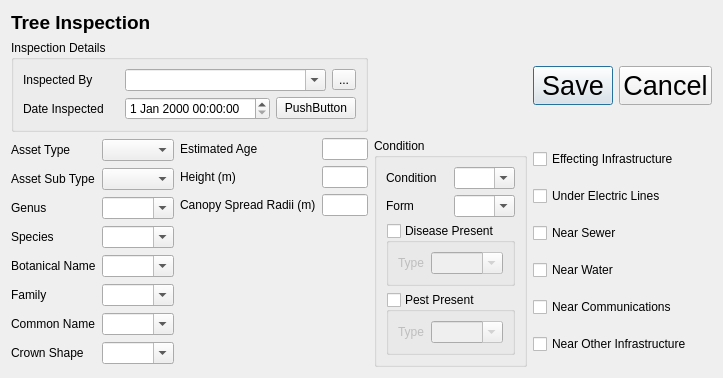
<?xml version="1.0" encoding="UTF-8"?>
<ui version="4.0">
 <class>Dialog</class>
 <widget class="QDialog" name="Dialog">
  <property name="geometry">
   <rect>
    <x>0</x>
    <y>0</y>
    <width>723</width>
    <height>347</height>
   </rect>
  </property>
  <property name="windowTitle">
   <string>Dialog</string>
  </property>
  <layout class="QGridLayout" name="gridLayout">
   <item row="0" column="0">
    <widget class="QLabel" name="label_3">
     <property name="text">
      <string>&lt;!DOCTYPE HTML PUBLIC &quot;-//W3C//DTD HTML 4.0//EN&quot; &quot;http://www.w3.org/TR/REC-html40/strict.dtd&quot;&gt;
&lt;html&gt;&lt;head&gt;&lt;meta name=&quot;qrichtext&quot; content=&quot;1&quot; /&gt;&lt;style type=&quot;text/css&quot;&gt;
p, li { white-space: pre-wrap; }
&lt;/style&gt;&lt;/head&gt;&lt;body style=&quot; font-family:'MS Shell Dlg 2'; font-size:8.25pt; font-weight:400; font-style:normal;&quot;&gt;
&lt;p style=&quot; margin-top:0px; margin-bottom:0px; margin-left:0px; margin-right:0px; -qt-block-indent:0; text-indent:0px;&quot;&gt;&lt;span style=&quot; font-size:14pt; font-weight:600;&quot;&gt;Tree Inspection&lt;/span&gt;&lt;/p&gt;&lt;/body&gt;&lt;/html&gt;</string>
     </property>
    </widget>
   </item>
   <item row="1" column="0" colspan="2">
    <widget class="QGroupBox" name="groupBox_10">
     <property name="sizePolicy">
      <sizepolicy hsizetype="Preferred" vsizetype="Fixed">
       <horstretch>0</horstretch>
       <verstretch>0</verstretch>
      </sizepolicy>
     </property>
     <property name="title">
      <string>Inspection Details</string>
     </property>
     <property name="checkable">
      <bool>false</bool>
     </property>
     <layout class="QGridLayout" name="gridLayout_3">
      <item row="0" column="0">
       <widget class="QLabel" name="Inspected_By_label">
        <property name="text">
         <string>Inspected By</string>
        </property>
       </widget>
      </item>
      <item row="0" column="1">
       <layout class="QHBoxLayout" name="horizontalLayout_2">
        <item>
         <widget class="QComboBox" name="Inspected_By">
          <property name="editable">
           <bool>true</bool>
          </property>
          <property name="sizeAdjustPolicy">
           <enum>QComboBox::AdjustToMinimumContentsLength</enum>
          </property>
          <property name="mandatory" stdset="0">
           <bool>true</bool>
          </property>
         </widget>
        </item>
        <item>
         <widget class="QToolButton" name="Inspected_By_save">
          <property name="text">
           <string>...</string>
          </property>
         </widget>
        </item>
       </layout>
      </item>
      <item row="1" column="0">
       <widget class="QLabel" name="DateInspected_label">
        <property name="text">
         <string>Date Inspected</string>
        </property>
       </widget>
      </item>
      <item row="1" column="1">
       <layout class="QHBoxLayout" name="horizontalLayout">
        <item>
         <widget class="QDateTimeEdit" name="DateInspected">
          <property name="mandatory" stdset="0">
           <bool>true</bool>
          </property>
         </widget>
        </item>
        <item>
         <widget class="QPushButton" name="DateInspected_pick">
          <property name="text">
           <string>PushButton</string>
          </property>
         </widget>
        </item>
       </layout>
      </item>
     </layout>
    </widget>
   </item>
   <item row="1" column="3">
    <widget class="QDialogButtonBox" name="buttonBox">
     <property name="layoutDirection">
      <enum>Qt::LeftToRight</enum>
     </property>
     <property name="autoFillBackground">
      <bool>false</bool>
     </property>
     <property name="styleSheet">
      <string notr="true">font: 75 20pt;</string>
     </property>
     <property name="orientation">
      <enum>Qt::Horizontal</enum>
     </property>
     <property name="standardButtons">
      <set>QDialogButtonBox::Cancel|QDialogButtonBox::Save</set>
     </property>
     <property name="centerButtons">
      <bool>false</bool>
     </property>
    </widget>
   </item>
   <item row="2" column="0">
    <layout class="QGridLayout" name="gridLayout_7">
     <item row="0" column="0">
      <widget class="QLabel" name="Asset_Type_label">
       <property name="text">
        <string>Asset Type</string>
       </property>
      </widget>
     </item>
     <item row="0" column="1">
      <widget class="QComboBox" name="Asset_Type">
       <property name="editable">
        <bool>false</bool>
       </property>
       <property name="currentIndex">
        <number>-1</number>
       </property>
       <property name="mandatory" stdset="0">
        <bool>true</bool>
       </property>
      </widget>
     </item>
     <item row="1" column="0">
      <widget class="QLabel" name="label_67">
       <property name="text">
        <string>Asset Sub Type</string>
       </property>
      </widget>
     </item>
     <item row="1" column="1">
      <widget class="QComboBox" name="Asset_Sub_Type">
       <property name="editable">
        <bool>false</bool>
       </property>
      </widget>
     </item>
     <item row="2" column="0">
      <widget class="QLabel" name="label_69">
       <property name="text">
        <string>Genus</string>
       </property>
      </widget>
     </item>
     <item row="2" column="1">
      <widget class="QComboBox" name="Genus">
       <property name="editable">
        <bool>true</bool>
       </property>
      </widget>
     </item>
     <item row="3" column="0">
      <widget class="QLabel" name="Species_label">
       <property name="text">
        <string>Species</string>
       </property>
      </widget>
     </item>
     <item row="3" column="1">
      <widget class="QComboBox" name="Species">
       <property name="editable">
        <bool>true</bool>
       </property>
      </widget>
     </item>
     <item row="4" column="0">
      <widget class="QLabel" name="label_70">
       <property name="text">
        <string>Botanical Name</string>
       </property>
      </widget>
     </item>
     <item row="4" column="1">
      <widget class="QComboBox" name="Botanical_Name">
       <property name="editable">
        <bool>true</bool>
       </property>
      </widget>
     </item>
     <item row="5" column="0">
      <widget class="QLabel" name="label_71">
       <property name="text">
        <string>Family</string>
       </property>
      </widget>
     </item>
     <item row="5" column="1">
      <widget class="QComboBox" name="Family">
       <property name="editable">
        <bool>true</bool>
       </property>
      </widget>
     </item>
     <item row="6" column="0">
      <widget class="QLabel" name="label_72">
       <property name="text">
        <string>Common Name</string>
       </property>
      </widget>
     </item>
     <item row="6" column="1">
      <widget class="QComboBox" name="Common_Name">
       <property name="editable">
        <bool>true</bool>
       </property>
      </widget>
     </item>
     <item row="7" column="0">
      <widget class="QLabel" name="label_73">
       <property name="text">
        <string>Crown Shape</string>
       </property>
      </widget>
     </item>
     <item row="7" column="1">
      <widget class="QComboBox" name="Crown_Shape">
       <property name="editable">
        <bool>true</bool>
       </property>
      </widget>
     </item>
    </layout>
   </item>
   <item row="2" column="1">
    <layout class="QFormLayout" name="formLayout_3">
     <property name="fieldGrowthPolicy">
      <enum>QFormLayout::AllNonFixedFieldsGrow</enum>
     </property>
     <item row="0" column="0">
      <widget class="QLabel" name="label_109">
       <property name="text">
        <string>Estimated Age</string>
       </property>
      </widget>
     </item>
     <item row="0" column="1">
      <widget class="QLineEdit" name="Estimated_Age">
       <property name="text">
        <string/>
       </property>
      </widget>
     </item>
     <item row="1" column="0">
      <widget class="QLabel" name="label_108">
       <property name="cursor">
        <cursorShape>ArrowCursor</cursorShape>
       </property>
       <property name="text">
        <string>Height (m)</string>
       </property>
       <property name="textFormat">
        <enum>Qt::AutoText</enum>
       </property>
       <property name="scaledContents">
        <bool>false</bool>
       </property>
       <property name="openExternalLinks">
        <bool>false</bool>
       </property>
       <property name="buddy">
        <cstring></cstring>
       </property>
      </widget>
     </item>
     <item row="1" column="1">
      <widget class="QLineEdit" name="Height">
       <property name="text">
        <string/>
       </property>
      </widget>
     </item>
     <item row="2" column="0">
      <widget class="QLabel" name="label_107">
       <property name="text">
        <string>Canopy Spread Radii (m)</string>
       </property>
      </widget>
     </item>
     <item row="2" column="1">
      <widget class="QLineEdit" name="Canopy_Width"/>
     </item>
    </layout>
   </item>
   <item row="2" column="2">
    <widget class="QGroupBox" name="groupBox_9">
     <property name="title">
      <string>Condition</string>
     </property>
     <property name="checkable">
      <bool>false</bool>
     </property>
     <layout class="QGridLayout" name="gridLayout_2">
      <item row="0" column="0">
       <widget class="QLabel" name="Condition_label">
        <property name="text">
         <string>Condition</string>
        </property>
       </widget>
      </item>
      <item row="0" column="1">
       <widget class="QComboBox" name="Condition">
        <property name="editable">
         <bool>true</bool>
        </property>
        <item>
         <property name="text">
          <string/>
         </property>
        </item>
        <item>
         <property name="text">
          <string>1</string>
         </property>
        </item>
        <item>
         <property name="text">
          <string>2</string>
         </property>
        </item>
        <item>
         <property name="text">
          <string>3</string>
         </property>
        </item>
        <item>
         <property name="text">
          <string>4</string>
         </property>
        </item>
        <item>
         <property name="text">
          <string>5</string>
         </property>
        </item>
       </widget>
      </item>
      <item row="1" column="0">
       <widget class="QLabel" name="label_110">
        <property name="text">
         <string>Form</string>
        </property>
       </widget>
      </item>
      <item row="1" column="1">
       <widget class="QComboBox" name="Form">
        <property name="editable">
         <bool>true</bool>
        </property>
        <item>
         <property name="text">
          <string/>
         </property>
        </item>
        <item>
         <property name="text">
          <string>Good</string>
         </property>
        </item>
        <item>
         <property name="text">
          <string>Fair</string>
         </property>
        </item>
        <item>
         <property name="text">
          <string>Poor</string>
         </property>
        </item>
       </widget>
      </item>
      <item row="2" column="0" colspan="2">
       <widget class="QGroupBox" name="Diseased">
        <property name="title">
         <string>Disease Present</string>
        </property>
        <property name="flat">
         <bool>true</bool>
        </property>
        <property name="checkable">
         <bool>true</bool>
        </property>
        <property name="checked">
         <bool>false</bool>
        </property>
        <layout class="QFormLayout" name="formLayout">
         <property name="fieldGrowthPolicy">
          <enum>QFormLayout::AllNonFixedFieldsGrow</enum>
         </property>
         <item row="1" column="0">
          <widget class="QLabel" name="label_79">
           <property name="text">
            <string>Type</string>
           </property>
          </widget>
         </item>
         <item row="1" column="1">
          <widget class="QComboBox" name="Disease_Type">
           <property name="editable">
            <bool>true</bool>
           </property>
          </widget>
         </item>
        </layout>
       </widget>
      </item>
      <item row="3" column="0" colspan="2">
       <widget class="QGroupBox" name="Pests">
        <property name="title">
         <string>Pest Present</string>
        </property>
        <property name="flat">
         <bool>true</bool>
        </property>
        <property name="checkable">
         <bool>true</bool>
        </property>
        <property name="checked">
         <bool>false</bool>
        </property>
        <layout class="QGridLayout" name="gridLayout_5">
         <item row="0" column="0">
          <widget class="QLabel" name="label_80">
           <property name="text">
            <string>Type</string>
           </property>
          </widget>
         </item>
         <item row="0" column="1">
          <widget class="QComboBox" name="Pest_Type">
           <property name="editable">
            <bool>true</bool>
           </property>
          </widget>
         </item>
        </layout>
       </widget>
      </item>
     </layout>
    </widget>
   </item>
   <item row="2" column="3">
    <layout class="QGridLayout" name="gridLayout_6">
     <item row="0" column="0">
      <widget class="QCheckBox" name="Effecting_Infrastructure">
       <property name="text">
        <string>Effecting Infrastructure</string>
       </property>
      </widget>
     </item>
     <item row="1" column="0">
      <widget class="QCheckBox" name="Under_Electric_Lines">
       <property name="text">
        <string>Under Electric Lines</string>
       </property>
      </widget>
     </item>
     <item row="2" column="0">
      <widget class="QCheckBox" name="Near_Sewer">
       <property name="text">
        <string>Near Sewer</string>
       </property>
      </widget>
     </item>
     <item row="3" column="0">
      <widget class="QCheckBox" name="Near_Water">
       <property name="text">
        <string>Near Water</string>
       </property>
      </widget>
     </item>
     <item row="4" column="0">
      <widget class="QCheckBox" name="Near_Communications">
       <property name="text">
        <string>Near Communications</string>
       </property>
      </widget>
     </item>
     <item row="5" column="0">
      <widget class="QCheckBox" name="Near_Other_Infrastructure">
       <property name="text">
        <string>Near Other Infrastructure</string>
       </property>
      </widget>
     </item>
    </layout>
   </item>
   <item row="1" column="2">
    <widget class="QMapImageWidget" name="photo">
     <property name="sizePolicy">
      <sizepolicy hsizetype="Ignored" vsizetype="Ignored">
       <horstretch>0</horstretch>
       <verstretch>0</verstretch>
      </sizepolicy>
     </property>
    </widget>
   </item>
  </layout>
 </widget>
 <customwidgets>
  <customwidget>
   <class>QMapImageWidget</class>
  </customwidget>
 </customwidgets>
 <resources/>
 <connections/>
</ui>
